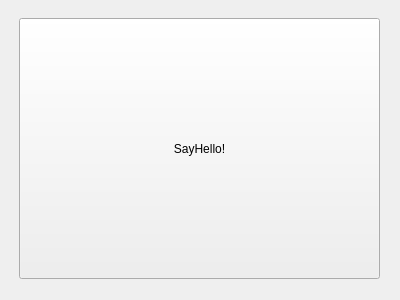
<?xml version="1.0" encoding="UTF-8"?>
<ui version="4.0">
 <class>Form</class>
 <widget class="QWidget" name="Form">
  <property name="geometry">
   <rect>
    <x>0</x>
    <y>0</y>
    <width>400</width>
    <height>300</height>
   </rect>
  </property>
  <property name="windowTitle">
   <string>Form</string>
  </property>
  <widget class="QPushButton" name="hello_button">
   <property name="geometry">
    <rect>
     <x>19</x>
     <y>18</y>
     <width>361</width>
     <height>261</height>
    </rect>
   </property>
   <property name="cursor">
    <cursorShape>CrossCursor</cursorShape>
   </property>
   <property name="text">
    <string>SayHello!</string>
   </property>
  </widget>
 </widget>
 <resources/>
 <connections/>
</ui>
